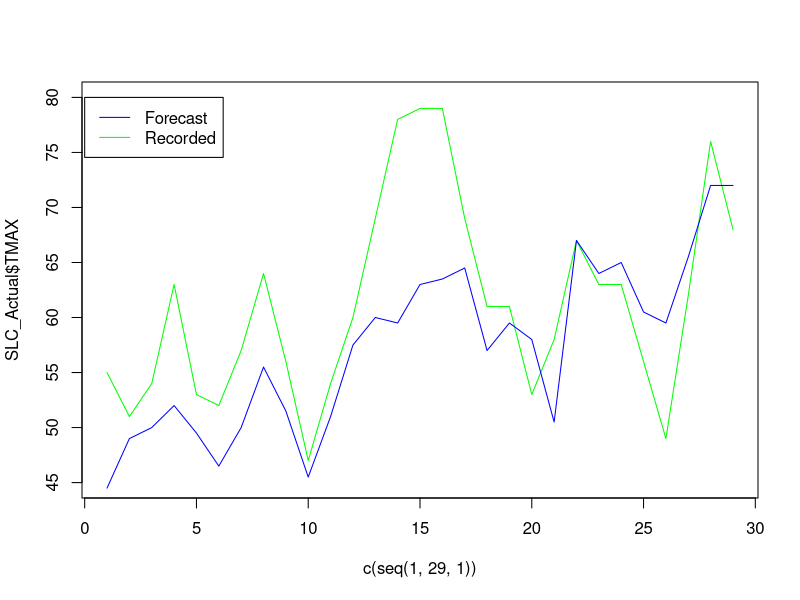
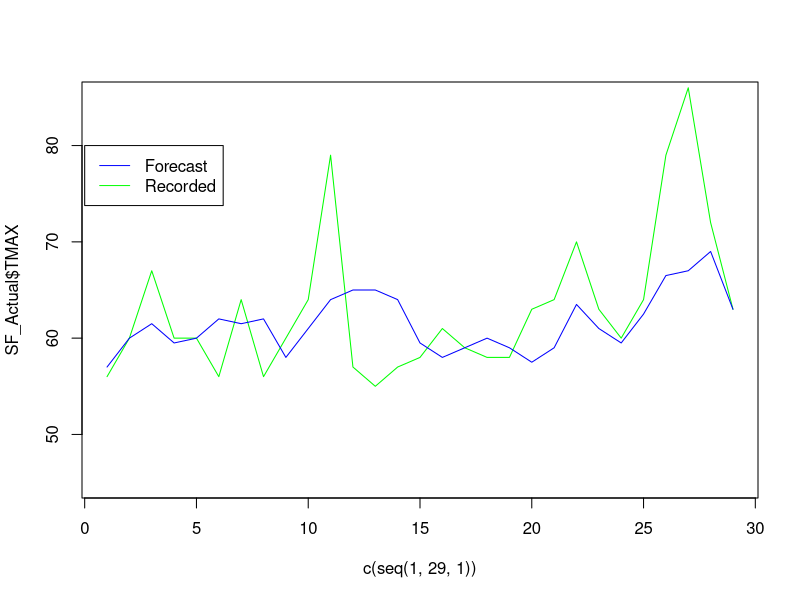
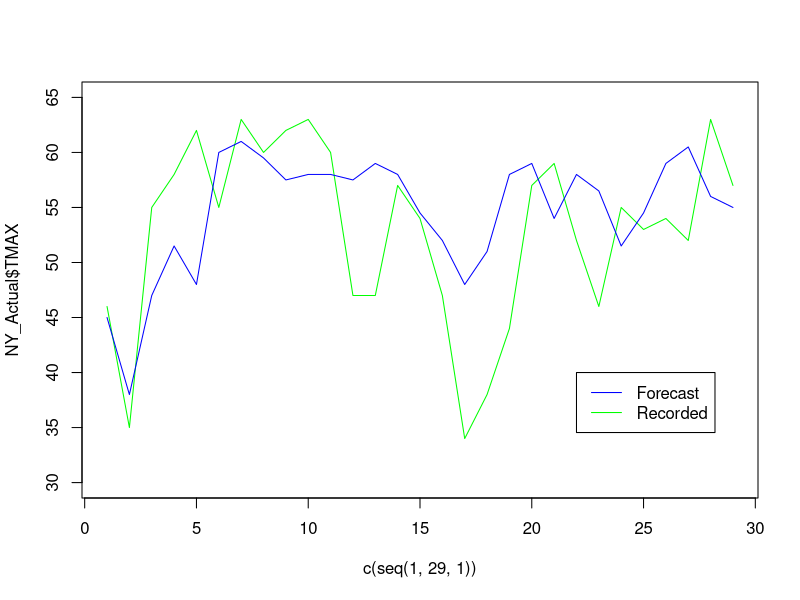
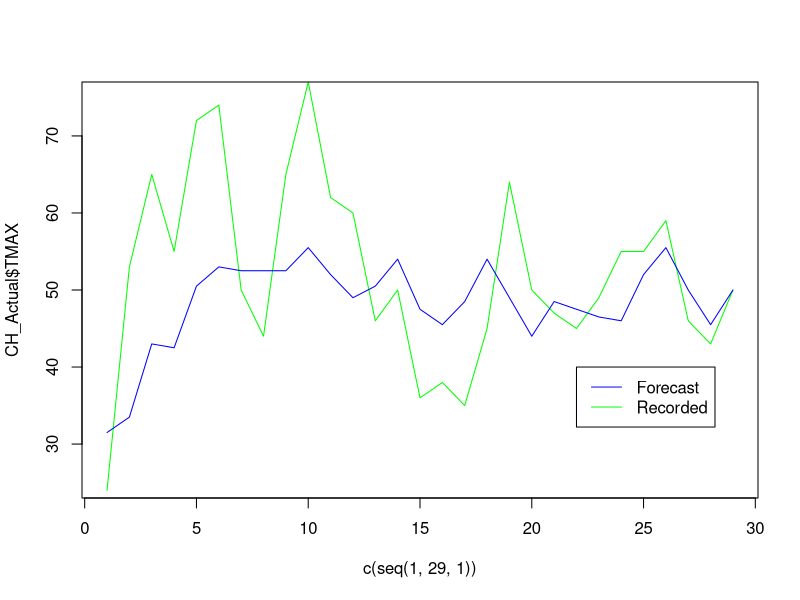
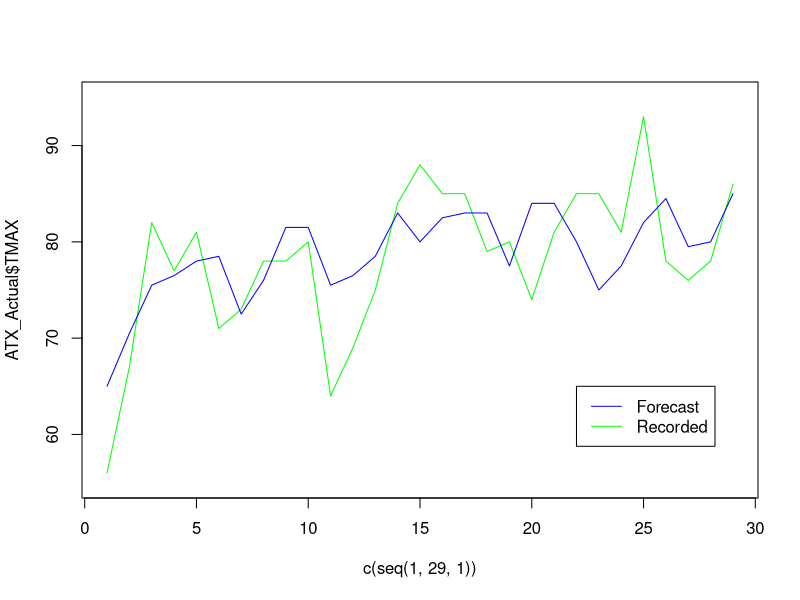
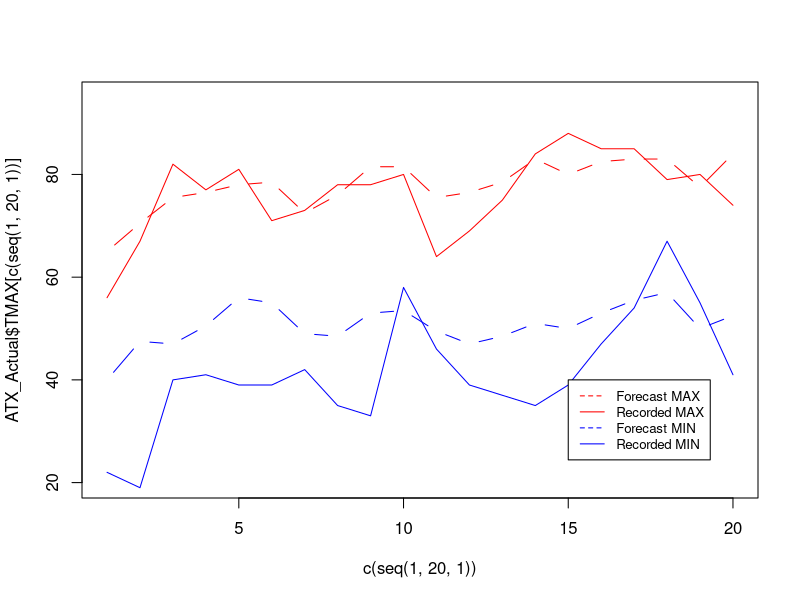
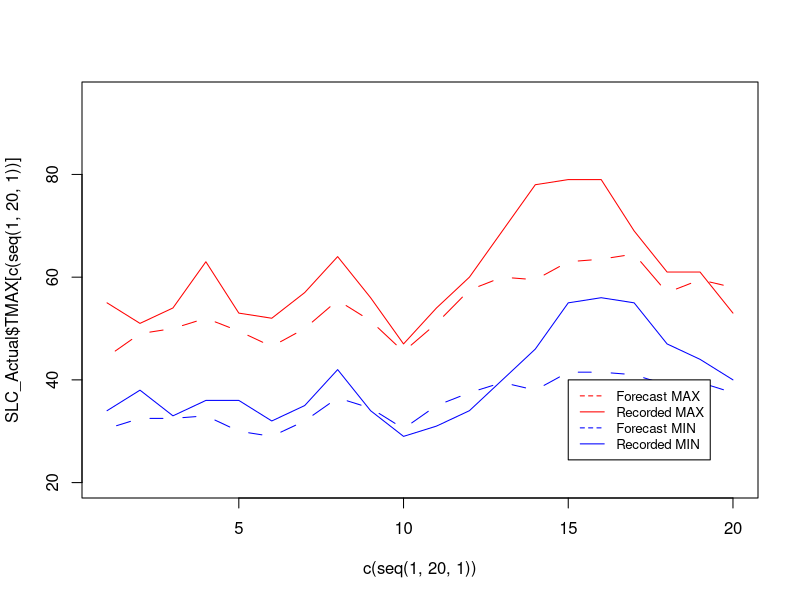
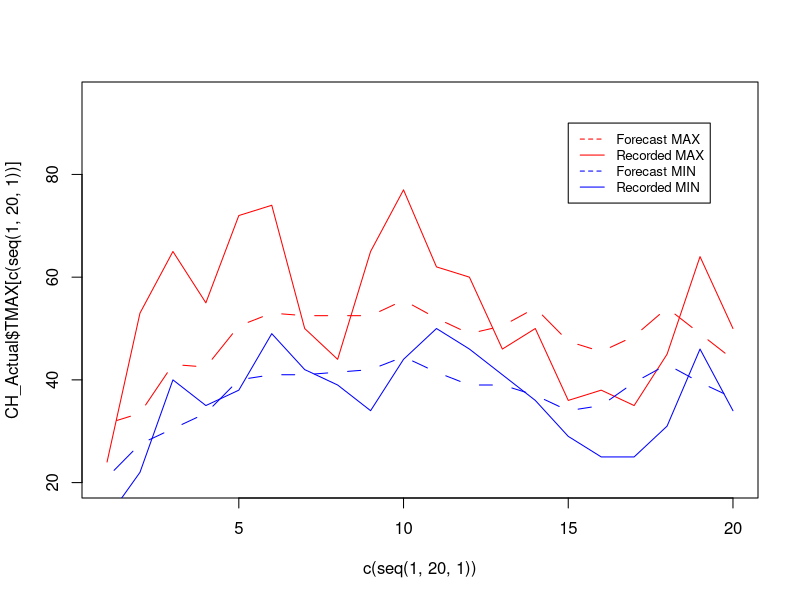

These figures' R source, in order:
## ---- chunk 1
knitr::opts_chunk$set(echo = TRUE)
#Forecasts
SLC_Forecast <- read.csv("forecast_data/SLC_forecast.csv")
KSL_Forecast <- read.csv("forecast_data/KSL_forecast.csv")
NY_Forecast <- read.csv("forecast_data/NY_forecast.csv")
CHI_Forecast <- read.csv("forecast_data/CHI_forecast.csv")
ATX_Forecast <- read.csv("forecast_data/ATX_forecast.csv")
SF_Forecast <- read.csv("forecast_data/SF_forecast.csv")
#Actual temperatures
SLC_Actual <- read.csv("actualTemp_data/SLC_ActualTemp.csv")
NY_Actual <- read.csv("actualTemp_data/NY_ActualTemp.csv")
CH_Actual <- read.csv("actualTemp_data/CH_ActualTemp.csv")
ATX_Actual <- read.csv("actualTemp_data/ATX_ActualTemp.csv")
SF_Actual <- read.csv("actualTemp_data/SF_ActualTemp.csv")
## ---- chunk 2
head(KSL_Forecast)
## ---- chunk 3
KSL_hi_forecast <- KSL_Forecast$X14[c(seq(1,57,2))]
KSL_hi_forecast_diff <- SLC_Actual$TMAX - KSL_hi_forecast
KSL_lo_forecast <- KSL_Forecast$X14[c(seq(2,58,2))]
KSL_lo_forecast_diff <- SLC_Actual$TMIN - KSL_lo_forecast
SLC_hi_forecast <- SLC_Forecast$X14[c(seq(1,57,2))]
SLC_hi_forecast_diff <- SLC_Actual$TMAX - SLC_hi_forecast
SLC_lo_forecast <- SLC_Forecast$X14[c(seq(2,58,2))]
SLC_lo_forecast_diff <- SLC_Actual$TMIN - SLC_lo_forecast
## ---- chunk 4
t.test(KSL_hi_forecast_diff, conf.level = 0.95)
## ---- chunk 5
t.test(KSL_lo_forecast_diff, conf.level = 0.95)
## ---- chunk 6
t.test(SLC_hi_forecast_diff, conf.level = 0.95)
## ---- chunk 7
t.test(SLC_lo_forecast_diff, conf.level = 0.95)
## ---- chunk 8
SLC_forecastMean <- (SLC_Forecast$X20[c(seq(1,57,2))]+SLC_Forecast$X19[c(seq(1,57,2))])/2
plot(c(seq(1,29,1)), SLC_Actual$TMAX, type = "l", col = "green", ylim = c(45,80))
lines(c(seq(1,29,1)), SLC_forecastMean, type = "l", col = "blue")
legend(0,80, legend=c('Forecast', 'Recorded'),col=c('blue', 'green'), lty = 1)
## ---- chunk 9
t.test(SLC_Actual$TMAX, SLC_forecastMean, conf.level = .95)
## ---- chunk 10
SF_forecastMean <- (SF_Forecast$X20[c(seq(1,57,2))]+SF_Forecast$X19[c(seq(1,57,2))])/2
plot(c(seq(1,29,1)), SF_Actual$TMAX, type = "l", col = "green", ylim = c(45,85))
lines(c(seq(1,29,1)), SF_forecastMean, type = "l", col = "blue")
legend(0,80, legend=c('Forecast', 'Recorded'),col=c('blue', 'green'), lty = 1)
## ---- chunk 11
t.test(SF_Actual$TMAX, SF_forecastMean, conf.level = .95)
## ---- chunk 12
NY_forecastMean <- (NY_Forecast$X20[c(seq(1,57,2))]+NY_Forecast$X19[c(seq(1,57,2))])/2
plot(c(seq(1,29,1)), NY_Actual$TMAX, type = "l", col = "green", ylim = c(30,65))
lines(c(seq(1,29,1)), NY_forecastMean, type = "l", col = "blue")
legend(22,40, legend=c('Forecast', 'Recorded'),col=c('blue', 'green'), lty = 1)
## ---- chunk 13
t.test(NY_Actual$TMAX, NY_forecastMean, conf.level = .95)
## ---- chunk 14
CH_forecastMean <- (CHI_Forecast$X20[c(seq(1,57,2))]+CHI_Forecast$X19[c(seq(1,57,2))])/2
plot(c(seq(1,29,1)), CH_Actual$TMAX, type = "l", col = "green", ylim = c(25,75))
lines(c(seq(1,29,1)), CH_forecastMean, type = "l", col = "blue")
legend(22,40, legend=c('Forecast', 'Recorded'),col=c('blue', 'green'), lty = 1)
## ---- chunk 15
t.test(CH_Actual$TMAX, CH_forecastMean, conf.level = .95)
## ---- chunk 16
ATX_forecastMean <- (ATX_Forecast$X20[c(seq(1,57,2))]+ATX_Forecast$X19[c(seq(1,57,2))])/2
plot(c(seq(1,29,1)), ATX_Actual$TMAX, type = "l", col = "green", ylim = c(55,95))
lines(c(seq(1,29,1)), ATX_forecastMean, type = "l", col = "blue")
legend(22,65, legend=c('Forecast', 'Recorded'),col=c('blue', 'green'), lty = 1)
## ---- chunk 17
t.test(ATX_Actual$TMAX, ATX_forecastMean, conf.level = .95)
## ---- chunk 18
# Averages of the 10th Forecast for MAX and MIN

# ATX
ATX_hi_forecastMean <- (ATX_Forecast$X20[c(seq(1,40,2))]+ATX_Forecast$X19[c(seq(1,40,2))])/2
ATX_lo_forecastMean <- (ATX_Forecast$X20[c(seq(2,41,2))]+ATX_Forecast$X19[c(seq(2,41,2))])/2

# ATX Test for variance
var.test(ATX_Actual$TMAX[c(seq(1,20,1))],ATX_hi_forecastMean)
var.test(ATX_Actual$TMIN[c(seq(1,20,1))],ATX_lo_forecastMean)

plot(c(seq(1,20,1)), ATX_Actual$TMAX[c(seq(1,20,1))], type = "l", col = "red", ylim = c(20,95))
lines(c(seq(1,20,1)), ATX_hi_forecastMean, type = "c", col = "red")
lines(c(seq(1,20,1)), ATX_Actual$TMIN[c(seq(1,20,1))], type = "l", col = "blue")
lines(c(seq(1,20,1)), ATX_lo_forecastMean, type = "c", col = "blue")
legend(15,40, legend=c('Forecast MAX', 'Recorded MAX','Forecast MIN', 'Recorded MIN'),col=c('red', 'red','blue', 'blue'), lty = c(2,1,2,1), cex = 0.8)
## ---- chunk 19
# Averages of the 10th Forecast for MAX and MIN

# SLC
SLC_hi_forecastMean <- (SLC_Forecast$X20[c(seq(1,40,2))]+SLC_Forecast$X19[c(seq(1,40,2))])/2
SLC_lo_forecastMean <- (SLC_Forecast$X20[c(seq(2,41,2))]+SLC_Forecast$X19[c(seq(2,41,2))])/2

# SLC Test for variance
var.test(SLC_Actual$TMAX[c(seq(1,20,1))],SLC_hi_forecastMean)
var.test(SLC_Actual$TMIN[c(seq(1,20,1))],SLC_lo_forecastMean)

plot(c(seq(1,20,1)), SLC_Actual$TMAX[c(seq(1,20,1))], type = "l", col = "red", ylim = c(20,95))
lines(c(seq(1,20,1)), SLC_hi_forecastMean, type = "c", col = "red")
lines(c(seq(1,20,1)), SLC_Actual$TMIN[c(seq(1,20,1))], type = "l", col = "blue")
lines(c(seq(1,20,1)), SLC_lo_forecastMean, type = "c", col = "blue")
legend(15,40, legend=c('Forecast MAX', 'Recorded MAX','Forecast MIN', 'Recorded MIN'),col=c('red', 'red','blue', 'blue'), lty = c(2,1,2,1), cex = 0.8)
## ---- chunk 20
# Averages of the 10th Forecast for MAX and MIN

# CHI
CHI_hi_forecastMean <- (CHI_Forecast$X20[c(seq(1,40,2))]+CHI_Forecast$X19[c(seq(1,40,2))])/2
CHI_lo_forecastMean <- (CHI_Forecast$X20[c(seq(2,41,2))]+CHI_Forecast$X19[c(seq(2,41,2))])/2

# CHI Test for variance
var.test(CH_Actual$TMAX[c(seq(1,20,1))],CHI_hi_forecastMean)
var.test(CH_Actual$TMIN[c(seq(1,20,1))],CHI_lo_forecastMean)

plot(c(seq(1,20,1)), CH_Actual$TMAX[c(seq(1,20,1))], type = "l", col = "red", ylim = c(20,95))
lines(c(seq(1,20,1)), CHI_hi_forecastMean, type = "c", col = "red")
lines(c(seq(1,20,1)), CH_Actual$TMIN[c(seq(1,20,1))], type = "l", col = "blue")
lines(c(seq(1,20,1)), CHI_lo_forecastMean, type = "c", col = "blue")
legend(15,90, legend=c('Forecast MAX', 'Recorded MAX','Forecast MIN', 'Recorded MIN'),col=c('red', 'red','blue', 'blue'), lty = c(2,1,2,1), cex = 0.8)
## ---- chunk 21
# Averages of the 10th Forecast for MAX and MIN

# NY
NY_hi_forecastMean <- (NY_Forecast$X20[c(seq(1,40,2))]+NY_Forecast$X19[c(seq(1,40,2))])/2
NY_lo_forecastMean <- (NY_Forecast$X20[c(seq(2,41,2))]+NY_Forecast$X19[c(seq(2,41,2))])/2

# NY Test for variance
var.test(NY_Actual$TMAX[c(seq(1,20,1))],NY_hi_forecastMean)
var.test(NY_Actual$TMIN[c(seq(1,20,1))],NY_lo_forecastMean)

plot(c(seq(1,20,1)), NY_Actual$TMAX[c(seq(1,20,1))], type = "l", col = "red", ylim = c(20,95))
lines(c(seq(1,20,1)), NY_hi_forecastMean, type = "c", col = "red")
lines(c(seq(1,20,1)), NY_Actual$TMIN[c(seq(1,20,1))], type = "l", col = "blue")
lines(c(seq(1,20,1)), NY_lo_forecastMean, type = "c", col = "blue")
legend(15,90, legend=c('Forecast MAX', 'Recorded MAX','Forecast MIN', 'Recorded MIN'),col=c('red', 'red','blue', 'blue'), lty = c(2,1,2,1), cex = 0.8)
